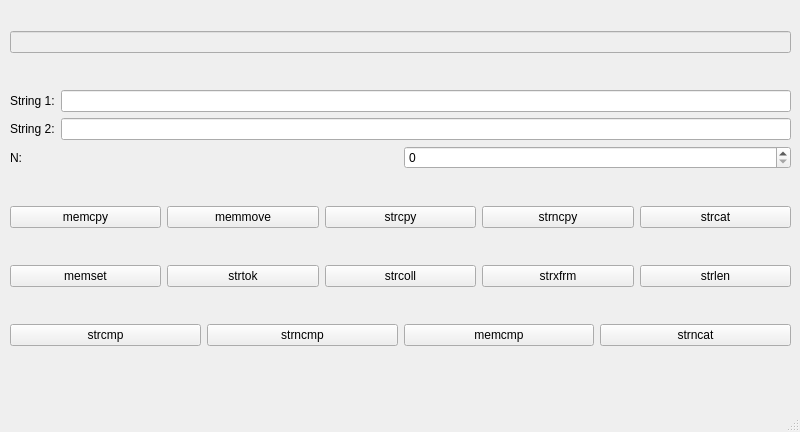
<?xml version="1.0" encoding="UTF-8"?>
<ui version="4.0">
 <class>MainWindow</class>
 <widget class="QMainWindow" name="MainWindow">
  <property name="geometry">
   <rect>
    <x>0</x>
    <y>0</y>
    <width>800</width>
    <height>432</height>
   </rect>
  </property>
  <property name="windowTitle">
   <string>MainWindow</string>
  </property>
  <property name="styleSheet">
   <string notr="true"/>
  </property>
  <widget class="QWidget" name="centralwidget">
   <widget class="QWidget" name="layoutWidget">
    <property name="geometry">
     <rect>
      <x>10</x>
      <y>0</y>
      <width>781</width>
      <height>381</height>
     </rect>
    </property>
    <layout class="QVBoxLayout" name="verticalLayout">
     <item>
      <widget class="QLineEdit" name="ln_ans">
       <property name="enabled">
        <bool>false</bool>
       </property>
      </widget>
     </item>
     <item>
      <layout class="QVBoxLayout" name="verticalLayout_2">
       <item>
        <layout class="QHBoxLayout" name="horizontalLayout_5">
         <item>
          <widget class="QLabel" name="label">
           <property name="text">
            <string>String 1:</string>
           </property>
          </widget>
         </item>
         <item>
          <widget class="QLineEdit" name="ln_str1"/>
         </item>
        </layout>
       </item>
       <item>
        <layout class="QHBoxLayout" name="horizontalLayout_4">
         <item>
          <widget class="QLabel" name="label_2">
           <property name="text">
            <string>String 2:</string>
           </property>
          </widget>
         </item>
         <item>
          <widget class="QLineEdit" name="ln_str2"/>
         </item>
        </layout>
       </item>
       <item>
        <layout class="QHBoxLayout" name="horizontalLayout_6">
         <item>
          <widget class="QLabel" name="label_3">
           <property name="text">
            <string>N:</string>
           </property>
          </widget>
         </item>
         <item>
          <widget class="QSpinBox" name="spb_N"/>
         </item>
        </layout>
       </item>
      </layout>
     </item>
     <item>
      <layout class="QHBoxLayout" name="horizontalLayout_3">
       <item>
        <widget class="QPushButton" name="bnt_memcpy">
         <property name="text">
          <string>memcpy</string>
         </property>
        </widget>
       </item>
       <item>
        <widget class="QPushButton" name="bnt_memmove">
         <property name="text">
          <string>memmove</string>
         </property>
        </widget>
       </item>
       <item>
        <widget class="QPushButton" name="bnt_strcpy">
         <property name="text">
          <string>strcpy</string>
         </property>
        </widget>
       </item>
       <item>
        <widget class="QPushButton" name="bnt_strncpy">
         <property name="text">
          <string>strncpy</string>
         </property>
        </widget>
       </item>
       <item>
        <widget class="QPushButton" name="bnt_strcat">
         <property name="text">
          <string>strcat</string>
         </property>
        </widget>
       </item>
      </layout>
     </item>
     <item>
      <layout class="QHBoxLayout" name="horizontalLayout_2">
       <item>
        <widget class="QPushButton" name="bnt_memset">
         <property name="text">
          <string>memset</string>
         </property>
        </widget>
       </item>
       <item>
        <widget class="QPushButton" name="bnt_strtok">
         <property name="text">
          <string>strtok</string>
         </property>
        </widget>
       </item>
       <item>
        <widget class="QPushButton" name="bnt_strcoll">
         <property name="text">
          <string>strcoll</string>
         </property>
        </widget>
       </item>
       <item>
        <widget class="QPushButton" name="bnt_strxfrm">
         <property name="text">
          <string>strxfrm</string>
         </property>
        </widget>
       </item>
       <item>
        <widget class="QPushButton" name="bnt_strlen">
         <property name="text">
          <string>strlen</string>
         </property>
        </widget>
       </item>
      </layout>
     </item>
     <item>
      <layout class="QHBoxLayout" name="horizontalLayout">
       <item>
        <widget class="QPushButton" name="bnt_strcmp">
         <property name="text">
          <string>strcmp</string>
         </property>
        </widget>
       </item>
       <item>
        <widget class="QPushButton" name="bnt_strncmp">
         <property name="text">
          <string>strncmp</string>
         </property>
        </widget>
       </item>
       <item>
        <widget class="QPushButton" name="bnt_memcmp">
         <property name="text">
          <string>memcmp</string>
         </property>
        </widget>
       </item>
       <item>
        <widget class="QPushButton" name="bnt_strncat">
         <property name="text">
          <string>strncat</string>
         </property>
        </widget>
       </item>
      </layout>
     </item>
    </layout>
   </widget>
  </widget>
  <widget class="QMenuBar" name="menubar">
   <property name="geometry">
    <rect>
     <x>0</x>
     <y>0</y>
     <width>800</width>
     <height>22</height>
    </rect>
   </property>
  </widget>
  <widget class="QStatusBar" name="statusbar"/>
 </widget>
 <resources/>
 <connections/>
</ui>
